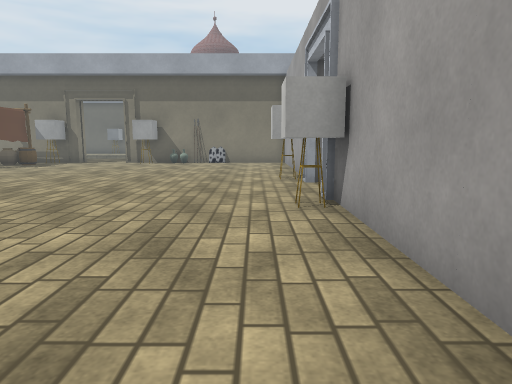
view 1 (above)

24 first-person views from a walk through a Unity game level. The camera is 1.2 m above the floor, tilts 8° down and sees 70° across. The floor is counted in squares, 1 m on a side. Each view is taken from the middle of a square. On the plan, view 1 faces up. The plan holds only what a view shows up to about 15 squares ahead; the rest is blank. The place goes on beyond the plan. The player character is not drawn. Some animated figures are left out. Some surface patterns are stand-ins.

view 2
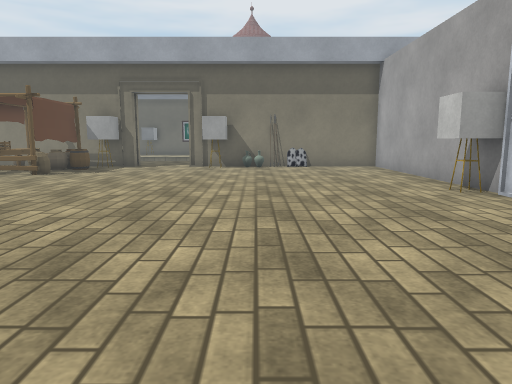

view 3
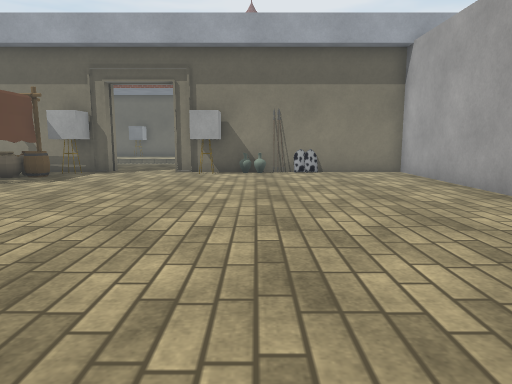

view 4
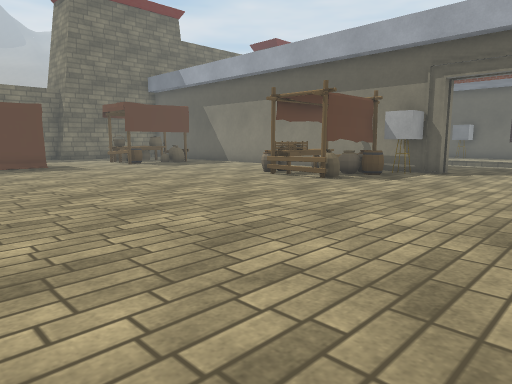

view 5
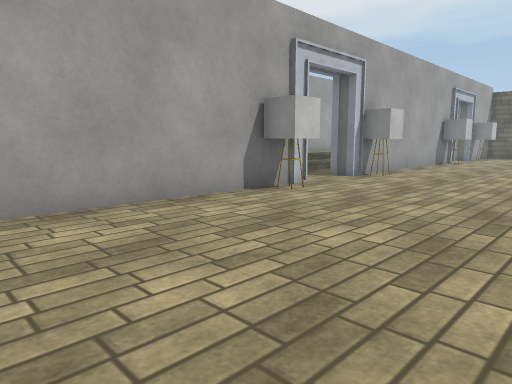

view 6
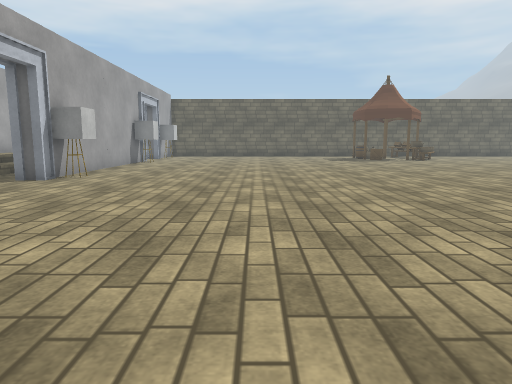

view 7
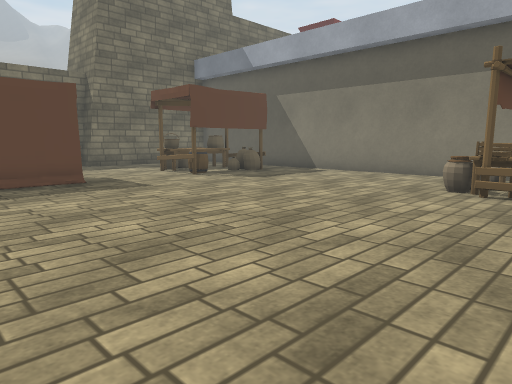

view 8
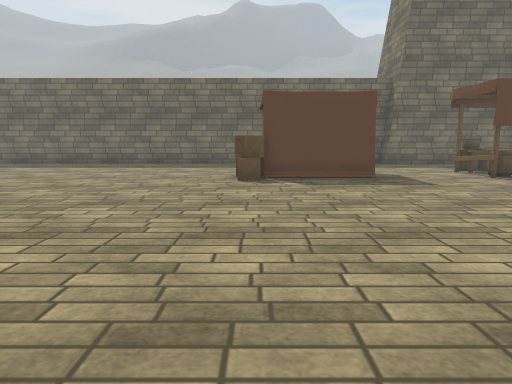

view 9
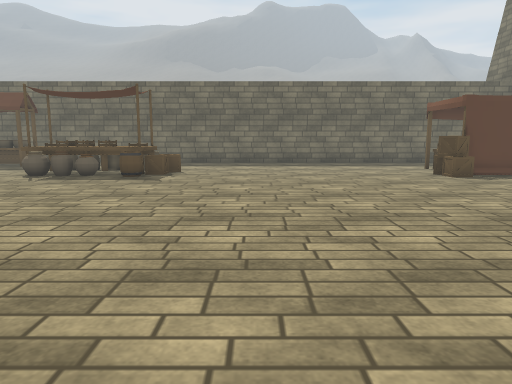

view 10
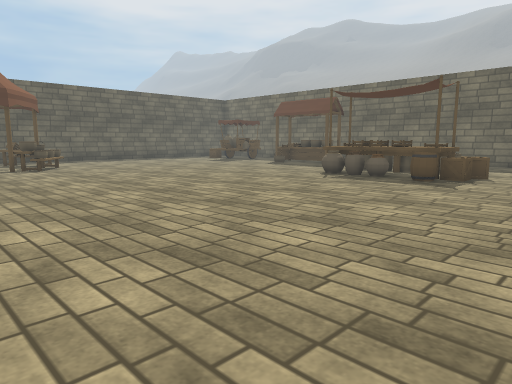

view 11
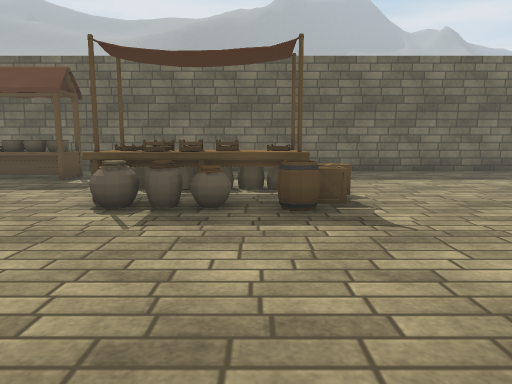

view 12
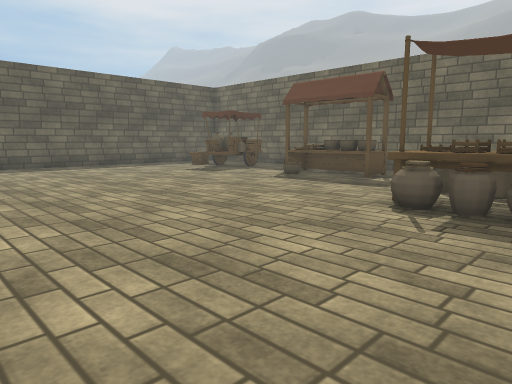

view 13
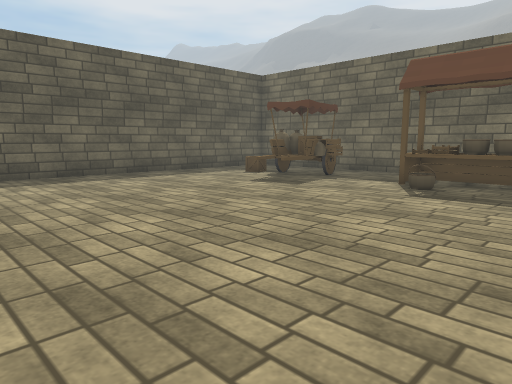

view 14
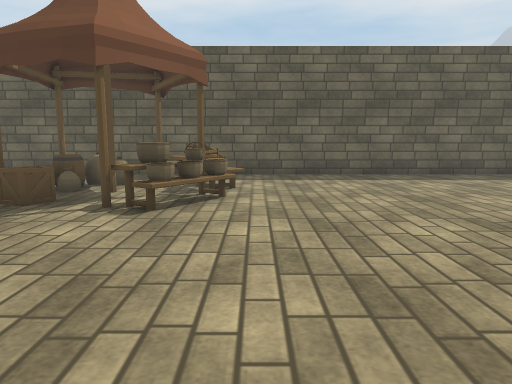

view 15
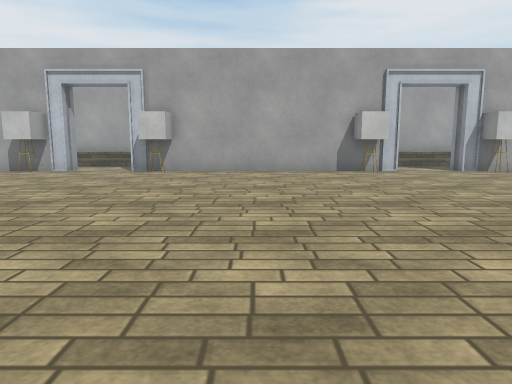

view 16
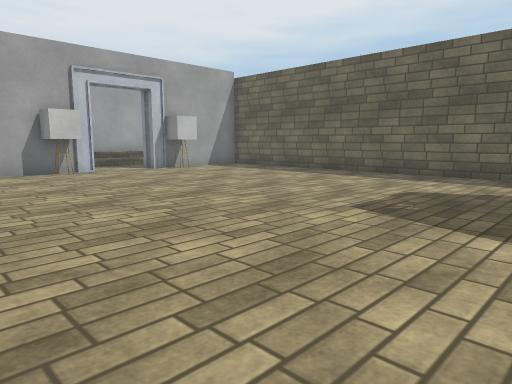

view 17
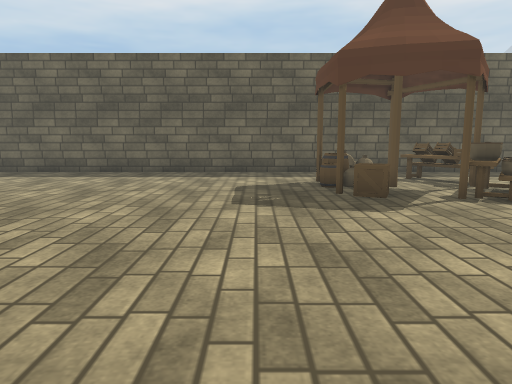

view 18
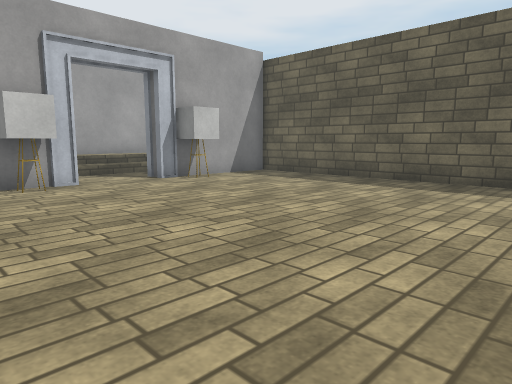

view 19
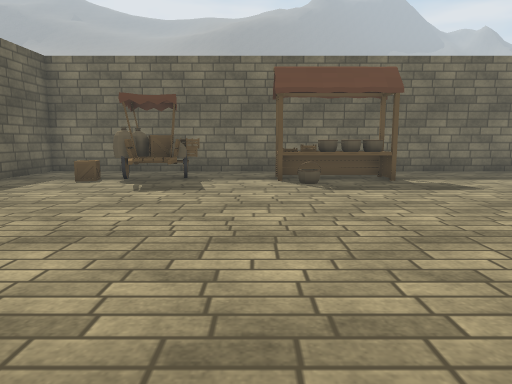

view 20
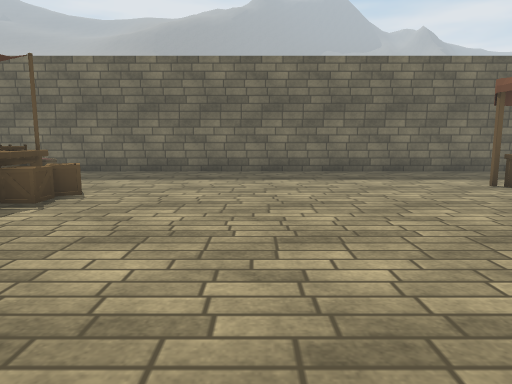

view 21
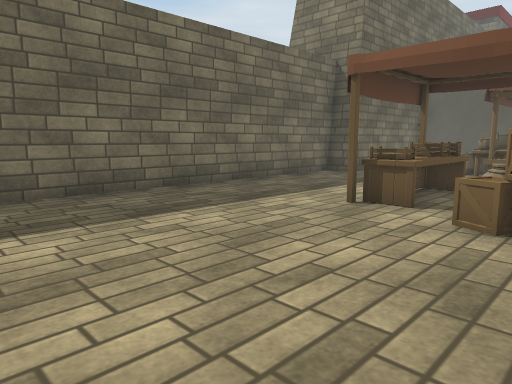

view 22
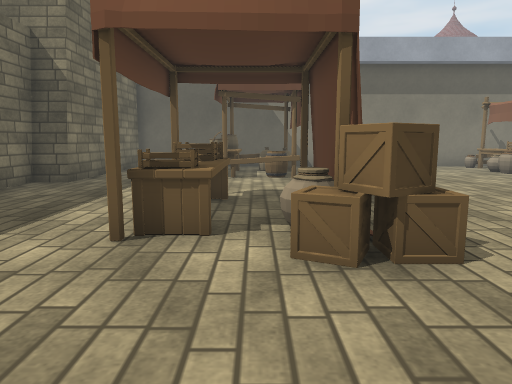

view 23
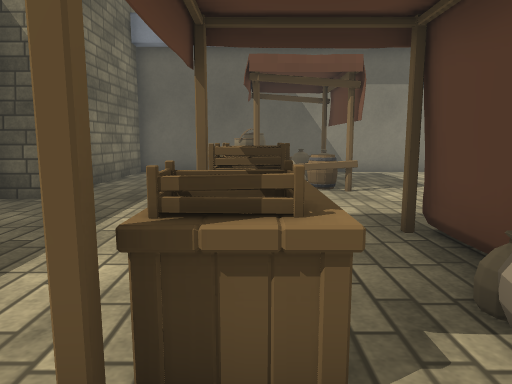

view 24
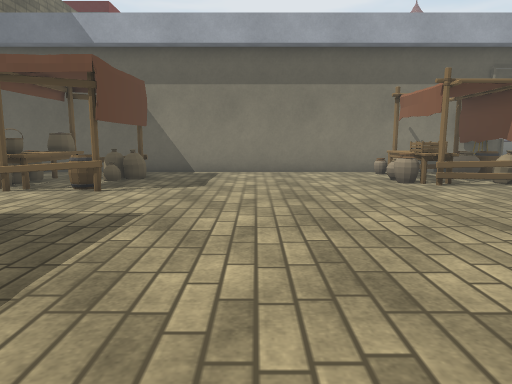

### Floor plan
Key: @ floor where view 1 was taken; # wall or solid block; x gap in a wall; . floor; = window, fence, low wall or low ledge; ^ raised ledge; O other object.
Columns run from 30 left of view 1 to 2 right of it. Each row starts with its distance up from view 1.
 21                     #..
 20  ##################O#..#O###O####
 19  #  .  ........OO=OOO...OO......#
 18  #  =xx#........^.OO............#
 17  #. =^.#.......OO=#.............#
 16  #. =O.#.......O#=#.............#
 15  #. #OxO........................#
 14 ##..............................#
 13 #...............................#
 12 #.............................OO#
 11 #...#=.........................O#
 10 #...=O.#.........................
  9 #...=^.#.........................
  8 #...#OOO.......................##
  7 #...#=OOO.....................OO#
  6 #......O..........    .........O#
  5 #.................      ........#
  4 #...............       .........#
  3 #................      .........#
  2 #..................   ..........#
  1 #..................  ...........#
  0 #.............................@.#
 -1 #.................. ..........OO#
 -2 #..............................O#
 -3 #....OOO........................#
 -4 #....#OOO........................
 -5 #..  =O^.......................##
 -6 #....=#^......................OO#
 -7 #... ^OOO......................O#
 -8 #... xOOO.......................#
 -9 #...............................#
-10 #...............................#
-11 #.O^............................#
-12 #.O^............................#
-13 #.OOO...........................#
-14 #.Ox..........................OO#
-15 #..............................O#
-16 #............. #................#
-17 #.OOOO........O##OO..............
-18 #OOO#O........O## O............ #
-19 #O##O.........O###O...........OO#
-20 #..O..........OO###............O#
-21 #..............=#...............#
-22 #...............................#
-23 #################################

Where each view was taken, in squares from view 1:
view 1: 0 up, 0 right, facing up
view 2: 3 up, 4 left, facing up
view 3: 6 up, 4 left, facing up
view 4: 6 up, 5 left, facing up-left
view 5: 6 up, 5 left, facing down-right
view 6: 6 up, 5 left, facing down
view 7: 7 up, 12 left, facing up-left
view 8: 7 up, 11 left, facing left
view 9: 0 up, 10 left, facing left
view 10: 0 up, 11 left, facing down-left
view 11: 5 down, 16 left, facing left
view 12: 5 down, 16 left, facing down-left
view 13: 10 down, 17 left, facing down-left
view 14: 10 down, 17 left, facing down
view 15: 10 down, 13 left, facing right
view 16: 10 down, 13 left, facing down-right
view 17: 9 down, 10 left, facing down
view 18: 12 down, 9 left, facing down-right
view 19: 15 down, 16 left, facing left
view 20: 1 up, 16 left, facing left
view 21: 1 up, 22 left, facing up-left
view 22: 3 up, 24 left, facing up
view 23: 6 up, 25 left, facing up
view 24: 6 up, 19 left, facing up
